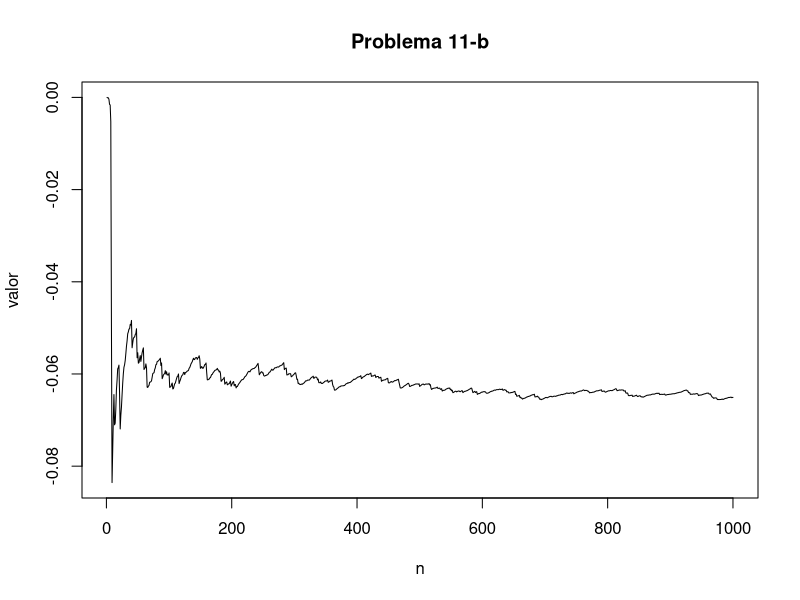

The R script that drew this image:
# Problema 11-b

rm(list=ls())

k<-1000
n<-1:k

u<-runif(k,0,1)

cov <- cumsum((u^2)*sqrt(1-u^2))/n - (cumsum(u^2)/n)*(cumsum(sqrt(1-u^2))/n)

plot(cov, type='l',xlab='n',ylab='valor',main='Problema 11-b')

print(paste("Covarianza -> ",cov[k]))
